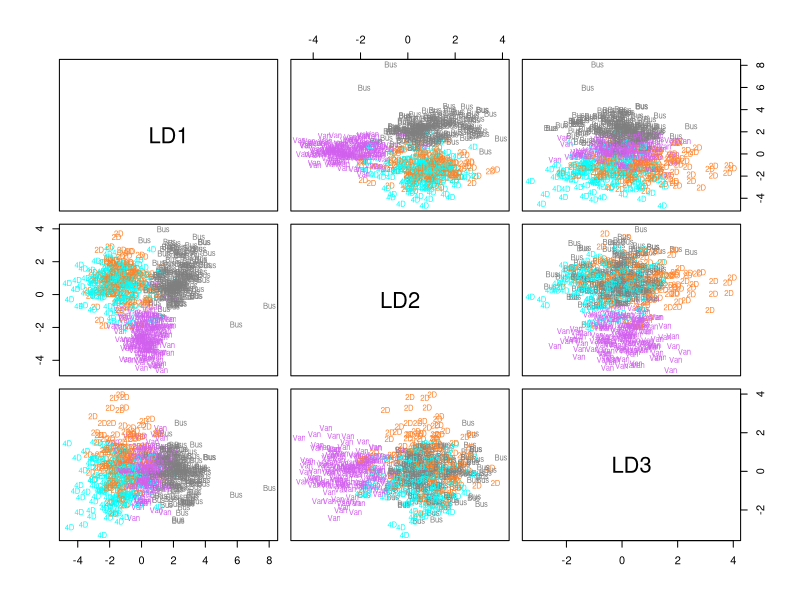

R code for this plot:
## ---- chunk 1
knitr::opts_chunk$set(echo = TRUE)
## ---- chunk 2
library(FNN)
## ---- chunk 3
# read the data 
vehicle <- read.csv("vehicle.csv")
# print summary
summary(vehicle)
## ---- chunk 4
# convert class to factor
vehicle$class <- factor(vehicle$class, labels=c("2D", "4D", "Bus", "Van"))
# print summary
summary(vehicle)
## ---- chunk 5
corMatrix <- cor(vehicle[, -19])
corMatrix
## ---- chunk 6
# sample the data into train and test sets
set.seed(46685326, kind="Mersenne-Twister")
perm <- sample(x=nrow(vehicle))
# print set 1
set1 <- vehicle[which(perm <= 3*nrow(vehicle)/4), ]
head(set1, n = 6)
# print set 2
set2 <- vehicle[which(perm > 3*nrow(vehicle)/4), ]
head(set2, n = 6)
## ---- chunk 7
# scale the X variables using mean and sd from training set 
scale.1 <- function(x1, x2) {
  for (col in 1:ncol(x1)) {
    a <- mean(x2[, col])
    b <- sd(x2[, col])
    x1[, col] <- (x1[, col] - a) / b
  }
  x1
}
x.set1.unscaled <- as.matrix(set1[, -19])
x.set2.unscaled <- as.matrix(set2[, -19])
x.set1 <- scale.1(x.set1.unscaled, x.set1.unscaled)
x.set2 <- scale.1(x.set2.unscaled, x.set1.unscaled)
# fit a knn using m/k= 1
model.knn <- knn(train = x.set1, test = x.set2, cl=set1[, 19], k=1)
# create confusion matrix 
table(model.knn, set2[, 19], dnn = c("Predicted", "Observed"))
## ---- chunk 8
# calculate misclassification rate 
(misclass.model.knn <-
    mean(ifelse(model.knn == set2[, 19], yes = 0, no = 1)))
# calculate aprox. se of misclassification 
(se <- sqrt(misclass.model.knn * (1 - misclass.model.knn) / nrow(set2)))
## ---- chunk 9
library(nnet)
library(car)
library(glmnet)
library(MASS)
## ---- chunk 10
# scale the values in training set between 0 and 1 
rescale <- function(x1, x2) {
  for (col in 1:ncol(x1)) {
    a <- min(x2[, col])
    b <- max(x2[, col])
    x1[, col] <- (x1[, col] - a) / (b - a)
  }
  x1
}
set1.rescale <- data.frame(cbind(rescale(set1[, -19], set1[, -19]), 
                                  class = set1$class))
set2.rescale <- data.frame(cbind(rescale(set2[, -19], set1[, -19]), 
                                 class = set2$class))
#summary(set1.rescale)
#summary(set2.rescale)
## ---- chunk 11
summary(set1.rescale)[, 1:3]
summary(set2.rescale)[, 1:3]
## ---- chunk 12
# fit logistic regression 
mod.logit <- multinom(
  data = set1.rescale, formula = class ~ .,
  trace = TRUE
)
#summary(mod.logit)
# run anova on the model
Anova(mod.logit)
## ---- chunk 13
# compute train and test error
pred.class.1 <- predict(mod.logit,
                        newdata = set1.rescale,
                        type = "class")
(mul.misclass.train <- mean(ifelse(pred.class.1 == set1$class,
                                   yes = 0, no = 1))
)
pred.class.2 <- predict(mod.logit,
                        newdata = set2.rescale,
                        type = "class")
(mul.misclass.test <- mean(ifelse(pred.class.2 == set2$class,
                                  yes = 0, no = 1))
)
# compute se for test set
(se.logit <- sqrt(mul.misclass.test * (1 - mul.misclass.test) / nrow(set2)))
## ---- chunk 14
# create confusion matrix
table(set2$class, pred.class.2, dnn = c("Obs", "Pred"))
## ---- chunk 15
# fit lasso
model.logit.lasso <- cv.glmnet(
  x = as.matrix(set1.rescale[, 1:18]),
  y = set1.rescale[, 19], family = "multinomial"
)
#model.logit.lasso
#plot(model.logit.lasso)
# find nonzero lasso coefficients
c <- coef(model.logit.lasso, s = model.logit.lasso$lambda.min)
cmat <- cbind(
  as.matrix(c[[1]]), as.matrix(c[[2]]),
  as.matrix(c[[3]]), as.matrix(c[[4]])
)
cmat != 0
## ---- chunk 16
# compute train and test error
lasso.pred.train <- predict(
  object = model.logit.lasso, type = "class",
  s = model.logit.lasso$lambda.min,
  newx = as.matrix(set1.rescale[, 1:18])
)
(lassomisclass.train <-
    mean(ifelse(lasso.pred.train == set1$class, yes = 0, no = 1)))
lasso.pred.test <- predict(model.logit.lasso,
                           type = "class",
                           s = model.logit.lasso$lambda.min,
                           newx = as.matrix(set2.rescale[, 1:18])
)
(lassomisclass.test <-
    mean(ifelse(lasso.pred.test == set2$class, yes = 0, no = 1)))
# compute standard error for test set
(se.lasso <- sqrt(lassomisclass.test * (1 - lassomisclass.test) / nrow(set2)))
## ---- chunk 17
# fit lda
model.lda <- lda(x = set1[, -19], grouping = set1$class)
# plot results
class.col <- ifelse(set1$class=="2D", y = 53, n =
                      ifelse(set1$class=="4D", y = 68, n = 
                               ifelse(set1$class=="Bus", y = 203, n = 464)))
plot(model.lda, col = colors()[class.col])
## ---- chunk 18
# compute train and test error
lda.pred.train <- predict(model.lda, newdata = set1[, -19])$class
(ldamisclass.train <- mean(ifelse(lda.pred.train == set1$class, yes = 0, no = 1)))
lda.pred.test <- predict(model.lda, newdata = set2[, -19])$class
(ldamisclass.test <- mean(ifelse(lda.pred.test == set2$class, yes = 0, no = 1)))
# compute se for test set
(se.lda <- sqrt(ldamisclass.test * (1 - ldamisclass.test) / nrow(set2)))
